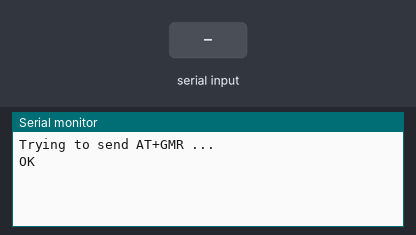
A sketch run on a simulated Arduino Leonardo, built with avr-gcc and run on an emulated ATmega32U4. On the bench: the last lines printed to the serial monitor. The inputs (shaded band) are chosen by the test bench. The modem accepts every AT command (registered, SIM ready, sends succeed) and sends nothing else.

Above: at 5.2 s.
5.3 s: "1" received over the second serial link
At 6.0 s:
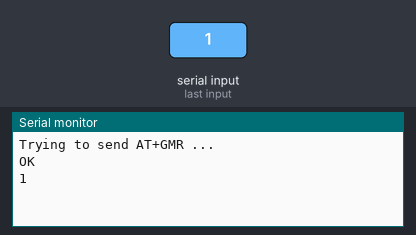
6.8 s: "0" received over the second serial link
At 7.1 s:
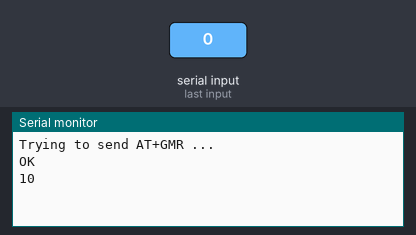

The sketch:

Setup_ESP2866.ino
```cpp
/**
 * This program will pass-through serial connection to ESP. This makes it possible to send AT commands to the device.
 * For a new device, you might have to try several connections speeds! (see comment at line 54: "your esp's baud rate might be different")
 * Open the Serial Monitor (Tools>Serial Monitor) to send AT-commands.
 *
 * Build circuit as detailed here: https://home.et.utwente.nl/slootenvanf/2018/03/17/connect-esp8266-control-blynk/
 * Make sure the ESP module gets its own separate power supply of 3.3V
 *
 * In the serial monitor set the speed to 115200 (to match the speed set at line 52).
 * This program will try sending the command AT+GMR first.
 * Does that produce readable information? Then proceed to "Initialize a new device".
 * If not, adjust the speed at line 54, upload again and see what happens.
 *
 * Initialize a new device:
 * Send:
 * AT+RST                         # Reset
 * AT+UART_DEF=9600,8,1,0,0       # Default baud to 9600,N,8,1,no flow ctl
 *
 * After this, set the speed at line 54 to 9600 (only if you changed it), and upload again to send the remaining commands:
 *
 * AT+CWMODE=1                    # Station mode (client)
 * ATE0                           # Command echo off
 *
 * Other commands (which you do not neeed now!)
 * Show version info: AT+GMR
 * Set it to different speed: AT+UART_DEF=9600,8,1,0,0 (then update sketch) (https://arduino.stackexchange.com/questions/38289/at-command-is-not-responding-on-serial-monitor)
 * Search Access Points: AT+CWLAP
 * Connect to WIFI: AT+CWJAP="Your Wifi Name","Your Wifi Password"
 * Check Allocated Ip: AT+CIFSR
 *
 * If this returns an error, the module maybe configured as an access point, try searching for Wifi networks on your laptop, it might show up there, eg. as "AI-THINKER_A3ECE2"
 * To turn it into a client and connect to a Wifi network:
 *
 * http://www.electronicslovers.com/2017/11/learn-how-to-setup-wifi-module-Serial1.html
 *
 * Code based on https://forum.arduino.cc/index.php?topic=406354.0
 * AT command reference: https://room-15.github.io/blog/2015/03/26/Serial1-at-command-reference/
 *
 */

#include <SoftwareSerial.h>
#include <Arduino.h>

 // Connect the TX line from the ESP module to the Arduino's pin 2
 // and the RX line from the ESP module to the Arduino's pin 3
 // Emulate Serial1 on pins 2/3 if not present
#ifndef HAVE_HWSERIAL1
#include "SoftwareSerial.h"
SoftwareSerial Serial1(2, 3); // RX, TX
#endif

void setup() {
	Serial.begin(115200);
	delay(2000);
	Serial1.begin(9600); // your esp's baud rate might be different 9600, 57600, 76800 or 115200
	delay(2000);
	Serial.println("Trying to send AT+GMR ...");
	Serial1.println("AT+GMR");
}

void loop() {
	if (Serial1.available()) // check if the ESP module is sending a message
	{
		while (Serial1.available())
		{
			// The esp has data so display its output to the serial window
			char c = Serial1.read(); // read the next character.
			Serial.write(c);
		}
	}

	if (Serial.available()) // check if connection through Serial Monitor from computer is available
	{
		// the following delay is required because otherwise the arduino will read the first letter of the command but not the rest
		// In other words without the delay if you use AT+RST, for example, the Arduino will read the letter A send it, then read the rest and send it
		// but we want to send everything at the same time.
		delay(1000);

		String command = "";

		while (Serial.available()) // read the command character by character
		{
			// read one character
			command += (char)Serial.read();
		}
		Serial1.println(command); // send the read character to the Serial1
	}
}
```

Measured:
- after the input at 5.3 s, the serial monitor: prints a new line at once (image 1)
- after the input at 6.8 s, the serial monitor: prints a new line at once (image 2)
